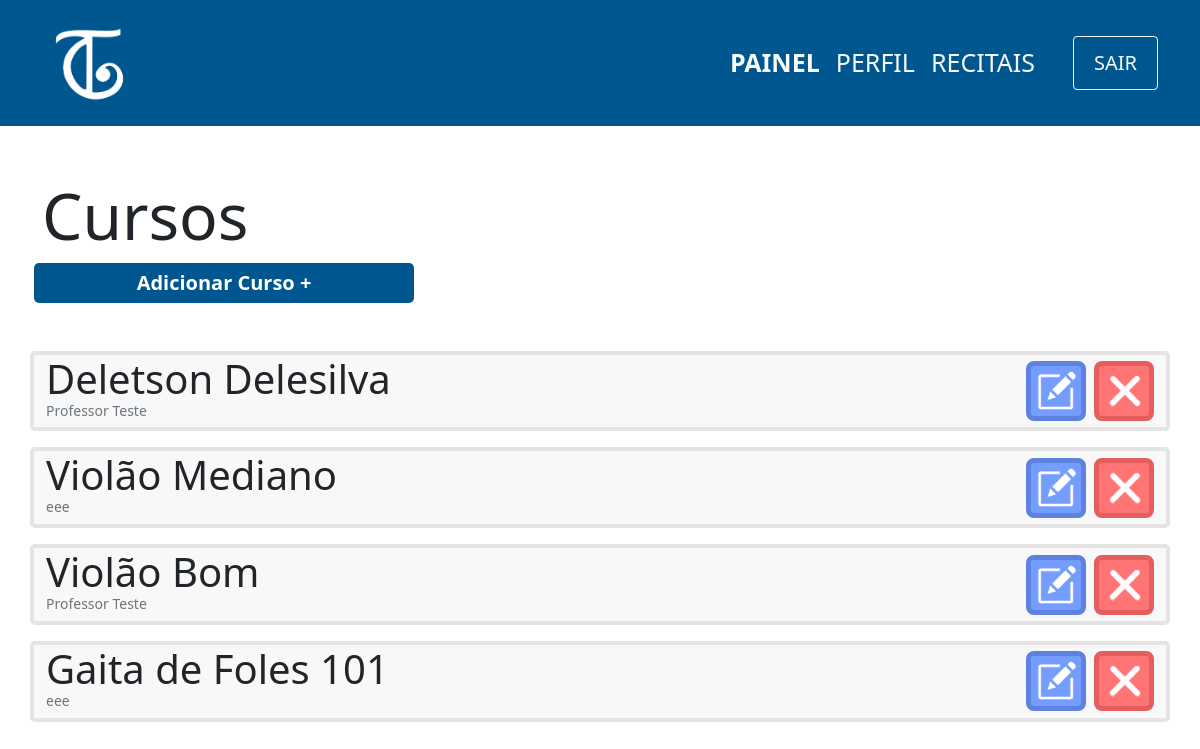
The page /view/curso/index.php (signed in) on the database as committed earlier.
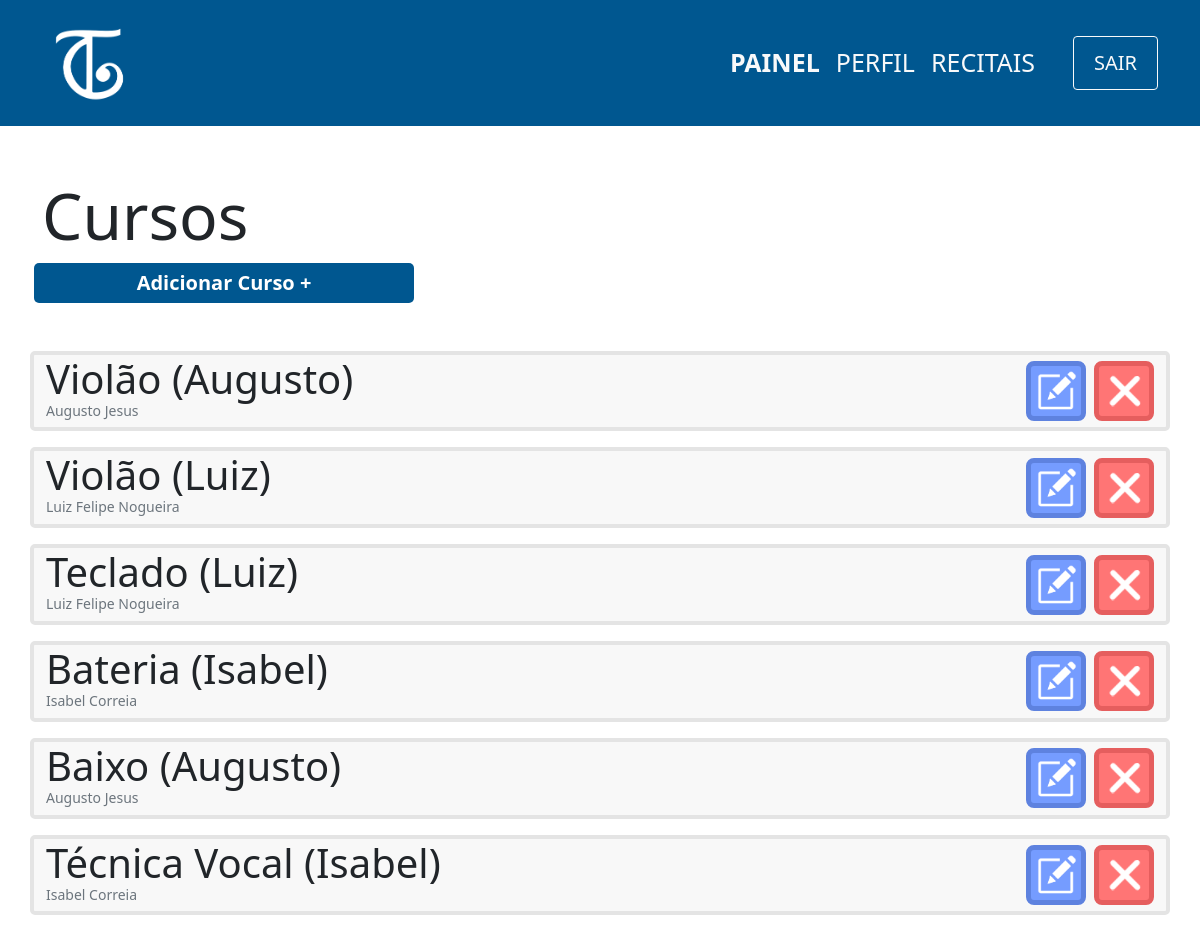
The same page on the database as committed later.
### tables this page shows
CREATE TABLE curso(
                id INTEGER PRIMARY KEY,
                nome varchar(100) not null,
                id_professor integer not null,
                FOREIGN KEY (id_professor) references professor(id) ON DELETE CASCADE
            );

CREATE TABLE professor(
                id INTEGER PRIMARY KEY ,
                cpf varchar(11) not null,
                nome varchar(100) not null,
                senha varchar(100) not null,
                email varchar(100) not null,
                contrato varchar(150)
            );

### controller/curso/index.php (called while the page is built)
<?php
    require '../../db/connection.php';
    try {
        $sql=$db->prepare('SELECT curso.nome,curso.id,professor.nome as nomeProfessor FROM CURSO join PROFESSOR on CURSO.id_professor = PROFESSOR.id');
        $sql->execute();
        $cursos=$sql->fetchAll(PDO::FETCH_ASSOC);
    } catch (PDOException $e) {
        echo 'Erro ao executar comando no banco de dados: ' . $e->getMessage();
        exit();
    }
?>

### view/curso/index.php (the view, shortened to what this page needs)
<?php
    include '../../layouts/navbar.php';
    include '../../controller/curso/index.php';
?>
<div class="container">
    <div class="row mt-5">
        <h1 class="mt-1 display-3">Cursos</h1>
        <span class="btn-principal col-md-4 col-sm-12 mx-1 text-center mb-5" onclick="location.href='cadastro.php'">
            <a href="cadastro.php">Adicionar Curso +</a>
        </span>
        <?php
        foreach($cursos as $curso){
            echo'
            <div class="col-12 card d-flex flex-row mb-3 justify-content-between">
                <div class="d-flex flex-column" id="'.$curso['id'].'">
                    <p class="m-0 display-6">'.$curso['nome'].'</p>
                    <p class="m-0 text-muted display-3 mb-2" style="font-size:14px">'.$curso['nomeProfessor'].'</p>
                </div>
                <div class="d-flex align-items-center">
                    <button onclick="location.href=\'edit.php?id='.$curso['id'].'\';" class="btn-editar mx-2">
                        <img src="../../images/edit-icon.png" width=40px>
                    </button>
                    <button onclick="location.href=\'../../controller/curso/delete.php?id='.$curso['id'].'\';" class="btn-remover">
                        <img src="../../images/delete-icon.png" width=40px>
                    </button>
                </div>
            </div>';
            }
        ?>
    </div>
</div>

### layouts/header.php (shortened to what this page needs)
<?php
    echo'   <!doctype html>
    <html lang="pt-br">
      <head>
        <meta charset="utf-8">
        <meta name="viewport" content="width=device-width, initial-scale=1">
        <link href="https://cdn.jsdelivr.net/npm/bootstrap@5.1.3/dist/css/bootstrap.min.css" rel="stylesheet">
        <script src="https://cdn.jsdelivr.net/npm/bootstrap@5.1.3/dist/js/bootstrap.bundle.min.js"></script>
        <link href="http://fonts.googleapis.com/css?family=Roboto" rel="stylesheet" type="text/css">
        <link href="../../css/style.css" rel="stylesheet" type="text/css">
        <title>Toque Cultural</title>
    </head>
    <style>
        .azul-cultural{
            background-color: #005790;
        }
        .nav-link{
            font-size: 25px;
            font-weight: 300;
        }
        .nav-link:hover{
            text-decoration: underline;
            background-color: #004a7c;
        }
        .active{
            font-weight: 600 !important;
        }
    </style>
    <body>';
?>

### layouts/navbar.php (shortened to what this page needs)
<?php
    include 'header.php';
    echo('
    <nav class="navbar navbar-expand-lg navbar-light azul-cultural">
        <div class="container d-flex flex-md-row flex-sm-column">
            <a class="navbar-brand" href="../../view/index.php"><img src="../../images/logo-2-branco.png" width="100px"></a>
            <div class="justify-content-md-right justify-content-sm-center">
                <button class="navbar-toggler text-white" type="btn-secundario" data-bs-toggle="collapse" data-bs-target="#navbarSupportedContent" aria-controls="navbarSupportedContent" aria-expanded="false" aria-label="Toggle navigation">
                    <span class="navbar-toggler-icon"></span>
                </button>
                <div class="collapse navbar-collapse align-right" id="navbarSupportedContent">
                    <ul class="navbar-nav mr-auto mt-2 mt-lg-0">');
                    if($_SESSION['Acesso']=='adm'){
                        echo('
                        <li class="nav-item">
                            <a class="nav-link text-light" href="../adm/painel.php" id="nav-painel">PAINEL</a>
                        </li>
                        ');
                    }
                    echo('
                        <li class="nav-item">
                            <a class="nav-link text-light" href="../../rotas/perfil.php" id="nav-perfil">PERFIL</a>
                        </li>
                        <li class="nav-item" style="margin-right: 30px;">
                            <a class="nav-link text-light" href="#" id="nav-recitais">RECITAIS</a>
                        </li>
                        <form action="../../controller/login/logout.php" method="POST">
                            <input type="submit" class="btn btn-outline-light mt-auto " style="font-size: 20px; height: 100%; padding: 0px 20px;" value="SAIR">
                        </form>
                    </ul>
                </div>
            </div>
        </div>
      </nav>
      ');
?>

### css/style.css (style rules this page uses)
a { text-decoration: none; color:white; }
.btn-principal { background-color: #005790; color:white; padding: 5px 25px; font-weight: 600; font-size:20px; border:none; border-radius:5px; cursor: pointer; text-decoration: none; }
.card { background-color:#F8F8F8; border: 4px solid #E4E4E4; border-radius: 5px; }
.btn-editar { background-color:#759CFF; border: 5px solid #5E82DF; color:white; border-radius:8px; width:60px; height:60px; cursor: pointer; }
.btn-remover { background-color:#FF7575; border: 5px solid #E55E5E; color:white; border-radius:8px; width:60px; height:60px; cursor: pointer; }

### layouts/header.php (style rules this page uses)
.azul-cultural { background-color: #005790; }
.nav-link { font-size: 25px; font-weight: 300; }
.active { font-weight: 600 !important; }

Rows that differ between the two databases and show on the page:
changed curso: nome "Deletson Delesilva" → "Violão (Augusto)"; id_professor.nome "Professor Teste" → "Augusto Jesus"
changed curso: nome "Violão Mediano" → "Violão (Luiz)"; id_professor.nome "eee" → "Luiz Felipe Nogueira"
changed curso: nome "Violão Bom" → "Teclado (Luiz)"; id_professor.nome "Professor Teste" → "Luiz Felipe Nogueira"
changed curso: nome "Gaita de Foles 101" → "Bateria (Isabel)"; id_professor.nome "eee" → "Isabel Correia"
added curso: nome "Baixo (Augusto)", id_professor.nome "Augusto Jesus"
added curso: nome "Técnica Vocal (Isabel)", id_professor.nome "Isabel Correia"
